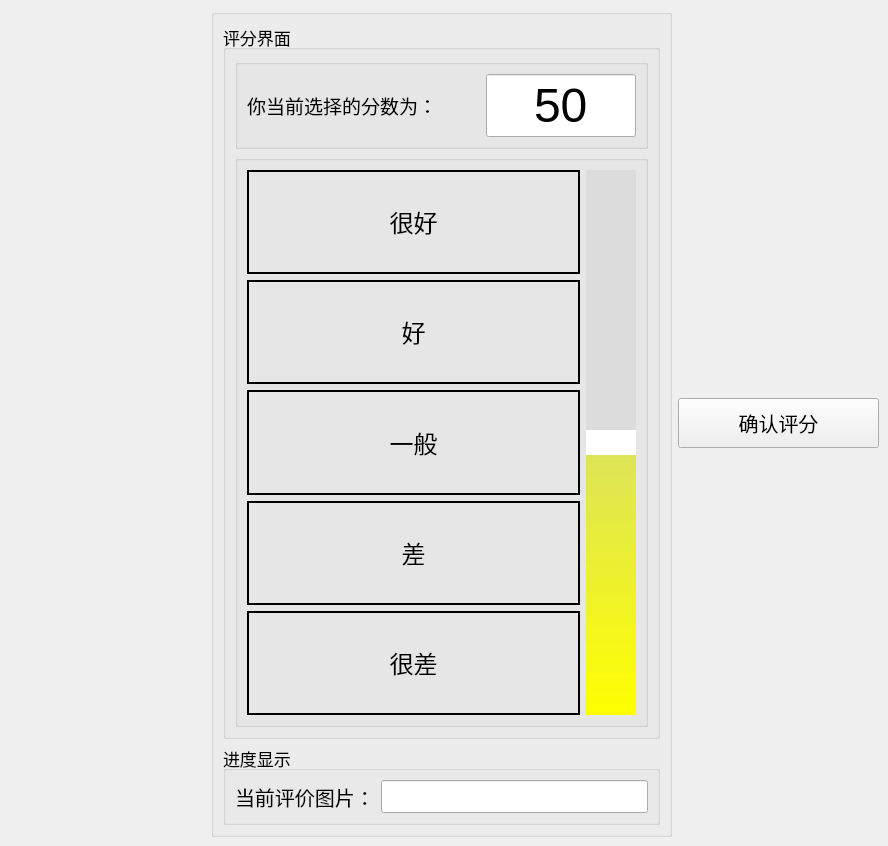
<?xml version="1.0" encoding="UTF-8"?>
<ui version="4.0">
 <class>ScorePage</class>
 <widget class="QMainWindow" name="ScorePage">
  <property name="geometry">
   <rect>
    <x>0</x>
    <y>0</y>
    <width>888</width>
    <height>846</height>
   </rect>
  </property>
  <property name="windowTitle">
   <string>MainWindow</string>
  </property>
  <widget class="QWidget" name="centralwidget">
   <layout class="QHBoxLayout" name="horizontalLayout_2" stretch="1,5,1">
    <item>
     <spacer name="hSpacer_left">
      <property name="orientation">
       <enum>Qt::Horizontal</enum>
      </property>
      <property name="sizeHint" stdset="0">
       <size>
        <width>40</width>
        <height>20</height>
       </size>
      </property>
     </spacer>
    </item>
    <item>
     <widget class="QGroupBox" name="groupBox_center">
      <property name="maximumSize">
       <size>
        <width>461</width>
        <height>16777215</height>
       </size>
      </property>
      <property name="autoFillBackground">
       <bool>false</bool>
      </property>
      <property name="styleSheet">
       <string notr="true"/>
      </property>
      <property name="title">
       <string/>
      </property>
      <layout class="QVBoxLayout" name="verticalLayout_5">
       <item>
        <widget class="QGroupBox" name="groupBox_score">
         <property name="font">
          <font>
           <pointsize>13</pointsize>
          </font>
         </property>
         <property name="title">
          <string>评分界面</string>
         </property>
         <layout class="QVBoxLayout" name="verticalLayout_2">
          <item>
           <widget class="QGroupBox" name="groupBox_score_display">
            <property name="title">
             <string/>
            </property>
            <layout class="QHBoxLayout" name="horizontalLayout_8">
             <item>
              <widget class="QLabel" name="label_cur_score">
               <property name="font">
                <font>
                 <pointsize>14</pointsize>
                </font>
               </property>
               <property name="text">
                <string>你当前选择的分数为：</string>
               </property>
              </widget>
             </item>
             <item>
              <widget class="QLineEdit" name="edit_cur_score">
               <property name="maximumSize">
                <size>
                 <width>150</width>
                 <height>16777215</height>
                </size>
               </property>
               <property name="font">
                <font>
                 <pointsize>36</pointsize>
                 <weight>50</weight>
                 <bold>false</bold>
                </font>
               </property>
               <property name="text">
                <string>50</string>
               </property>
               <property name="alignment">
                <set>Qt::AlignCenter</set>
               </property>
               <property name="readOnly">
                <bool>true</bool>
               </property>
              </widget>
             </item>
            </layout>
           </widget>
          </item>
          <item>
           <widget class="QGroupBox" name="groupBox_slider">
            <property name="sizePolicy">
             <sizepolicy hsizetype="Expanding" vsizetype="Expanding">
              <horstretch>0</horstretch>
              <verstretch>0</verstretch>
             </sizepolicy>
            </property>
            <property name="minimumSize">
             <size>
              <width>411</width>
              <height>274</height>
             </size>
            </property>
            <property name="title">
             <string/>
            </property>
            <layout class="QGridLayout" name="gridLayout">
             <property name="topMargin">
              <number>9</number>
             </property>
             <property name="verticalSpacing">
              <number>6</number>
             </property>
             <item row="0" column="0">
              <widget class="QLabel" name="label_best">
               <property name="font">
                <font>
                 <family>微软雅黑</family>
                 <pointsize>18</pointsize>
                 <weight>50</weight>
                 <italic>false</italic>
                 <bold>false</bold>
                </font>
               </property>
               <property name="autoFillBackground">
                <bool>false</bool>
               </property>
               <property name="styleSheet">
                <string notr="true"/>
               </property>
               <property name="frameShape">
                <enum>QFrame::WinPanel</enum>
               </property>
               <property name="frameShadow">
                <enum>QFrame::Plain</enum>
               </property>
               <property name="text">
                <string>很好</string>
               </property>
               <property name="alignment">
                <set>Qt::AlignCenter</set>
               </property>
              </widget>
             </item>
             <item row="1" column="0">
              <widget class="QLabel" name="label_good">
               <property name="font">
                <font>
                 <family>微软雅黑</family>
                 <pointsize>18</pointsize>
                 <weight>50</weight>
                 <italic>false</italic>
                 <bold>false</bold>
                </font>
               </property>
               <property name="styleSheet">
                <string notr="true"/>
               </property>
               <property name="frameShape">
                <enum>QFrame::WinPanel</enum>
               </property>
               <property name="text">
                <string>好</string>
               </property>
               <property name="alignment">
                <set>Qt::AlignCenter</set>
               </property>
              </widget>
             </item>
             <item row="2" column="0">
              <widget class="QLabel" name="label_medium">
               <property name="font">
                <font>
                 <family>微软雅黑</family>
                 <pointsize>18</pointsize>
                 <weight>50</weight>
                 <italic>false</italic>
                 <bold>false</bold>
                </font>
               </property>
               <property name="styleSheet">
                <string notr="true"/>
               </property>
               <property name="frameShape">
                <enum>QFrame::WinPanel</enum>
               </property>
               <property name="text">
                <string>一般</string>
               </property>
               <property name="alignment">
                <set>Qt::AlignCenter</set>
               </property>
              </widget>
             </item>
             <item row="3" column="0">
              <widget class="QLabel" name="label_bad">
               <property name="font">
                <font>
                 <family>微软雅黑</family>
                 <pointsize>18</pointsize>
                 <weight>50</weight>
                 <italic>false</italic>
                 <bold>false</bold>
                </font>
               </property>
               <property name="styleSheet">
                <string notr="true"/>
               </property>
               <property name="frameShape">
                <enum>QFrame::WinPanel</enum>
               </property>
               <property name="text">
                <string>差</string>
               </property>
               <property name="alignment">
                <set>Qt::AlignCenter</set>
               </property>
              </widget>
             </item>
             <item row="4" column="0">
              <widget class="QLabel" name="label_worse">
               <property name="font">
                <font>
                 <family>微软雅黑</family>
                 <pointsize>18</pointsize>
                 <weight>50</weight>
                 <italic>false</italic>
                 <bold>false</bold>
                </font>
               </property>
               <property name="frameShape">
                <enum>QFrame::WinPanel</enum>
               </property>
               <property name="text">
                <string>很差</string>
               </property>
               <property name="alignment">
                <set>Qt::AlignCenter</set>
               </property>
              </widget>
             </item>
             <item row="0" column="1" rowspan="5">
              <widget class="QSlider" name="slider_score">
               <property name="minimumSize">
                <size>
                 <width>50</width>
                 <height>0</height>
                </size>
               </property>
               <property name="autoFillBackground">
                <bool>false</bool>
               </property>
               <property name="styleSheet">
                <string notr="true">QSlider::add-page:vertical {background-color: qlineargradient(x1:0, y1:0, x2:0, y2:1, stop:0 #dce35b, stop:1 #ffff00);}
QSlider::sub-page:vertical {background-color: rgb(220,220,220);}
QSlider::groove:vertical {background:transparent;}
QSlider::handle:vertical {height: 25px;background: rgb(255, 255, 255);}</string>
               </property>
               <property name="maximum">
                <number>100</number>
               </property>
               <property name="singleStep">
                <number>1</number>
               </property>
               <property name="pageStep">
                <number>5</number>
               </property>
               <property name="value">
                <number>50</number>
               </property>
               <property name="sliderPosition">
                <number>50</number>
               </property>
               <property name="orientation">
                <enum>Qt::Vertical</enum>
               </property>
               <property name="tickPosition">
                <enum>QSlider::TicksAbove</enum>
               </property>
              </widget>
             </item>
            </layout>
           </widget>
          </item>
         </layout>
        </widget>
       </item>
       <item>
        <widget class="QGroupBox" name="groupBox_process">
         <property name="minimumSize">
          <size>
           <width>0</width>
           <height>0</height>
          </size>
         </property>
         <property name="font">
          <font>
           <pointsize>13</pointsize>
          </font>
         </property>
         <property name="title">
          <string>进度显示</string>
         </property>
         <layout class="QFormLayout" name="formLayout">
          <item row="0" column="0">
           <widget class="QLabel" name="label_cur_img">
            <property name="maximumSize">
             <size>
              <width>16777215</width>
              <height>16777215</height>
             </size>
            </property>
            <property name="font">
             <font>
              <pointsize>15</pointsize>
             </font>
            </property>
            <property name="text">
             <string>当前评价图片：</string>
            </property>
           </widget>
          </item>
          <item row="0" column="1">
           <widget class="QLineEdit" name="edit_cur_img">
            <property name="font">
             <font>
              <pointsize>16</pointsize>
             </font>
            </property>
            <property name="alignment">
             <set>Qt::AlignCenter</set>
            </property>
            <property name="readOnly">
             <bool>true</bool>
            </property>
           </widget>
          </item>
         </layout>
        </widget>
       </item>
      </layout>
     </widget>
    </item>
    <item>
     <layout class="QVBoxLayout" name="vLayout_btn">
      <item>
       <spacer name="vSpacer_up">
        <property name="orientation">
         <enum>Qt::Vertical</enum>
        </property>
        <property name="sizeHint" stdset="0">
         <size>
          <width>20</width>
          <height>40</height>
         </size>
        </property>
       </spacer>
      </item>
      <item>
       <widget class="QPushButton" name="btn_confirm_score">
        <property name="enabled">
         <bool>true</bool>
        </property>
        <property name="sizePolicy">
         <sizepolicy hsizetype="Expanding" vsizetype="Preferred">
          <horstretch>0</horstretch>
          <verstretch>0</verstretch>
         </sizepolicy>
        </property>
        <property name="minimumSize">
         <size>
          <width>100</width>
          <height>50</height>
         </size>
        </property>
        <property name="font">
         <font>
          <pointsize>15</pointsize>
         </font>
        </property>
        <property name="autoFillBackground">
         <bool>false</bool>
        </property>
        <property name="text">
         <string>确认评分</string>
        </property>
       </widget>
      </item>
      <item>
       <spacer name="vSpacer_down">
        <property name="orientation">
         <enum>Qt::Vertical</enum>
        </property>
        <property name="sizeHint" stdset="0">
         <size>
          <width>20</width>
          <height>40</height>
         </size>
        </property>
       </spacer>
      </item>
     </layout>
    </item>
   </layout>
  </widget>
 </widget>
 <resources/>
 <connections/>
</ui>
